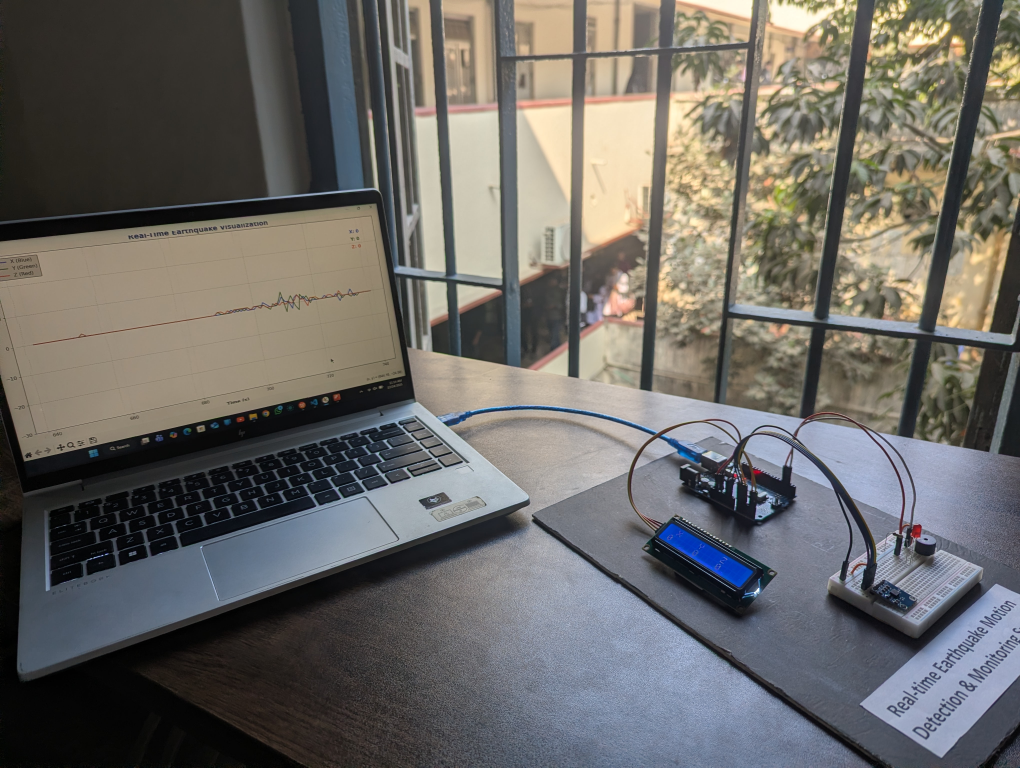
#> input picture images/live-visualization.jpg, 4080 x 3072 px (shown at 1/4 size); its folder holds only this picture in this run
$ python -i earthquake_visualizer.py   (imports and definitions only)
#> lines starting #> are read from the running program, lines starting #| are printed output that depends on the picture
import serial
import matplotlib.pyplot as plt
import matplotlib.animation as animation
from collections import deque
import time

# Serial port settings
serial_port = 'COM3'  # Replace with your actual COM port
baud_rate = 9600

# Initialize serial connection
ser = serial.Serial(serial_port, baud_rate, timeout=1)

# Data queues for X, Y, Z values
x_data = deque(maxlen=100)
y_data = deque(maxlen=100)
z_data = deque(maxlen=100)
time_data = deque(maxlen=100)  # Time axis

# Initialize time counter
time_counter = 0

# Flags for earthquake detection
earthquake_detected = False
alert_end_time = 0  # Timestamp for when the alert ends

# Last X, Y, Z values for real-time display
last_x = 0
last_y = 0
last_z = 0


def parse_serial_data(serial_line):
    """
    Parse the serial data string and extract X, Y, Z values.
    """
    global earthquake_detected, alert_end_time
    try:
        if "Earthquake Detected!" in serial_line:
            earthquake_detected = True
            alert_end_time = time.time() + 5  # Set alert duration to 5 seconds
            print("EARTHQUAKE DETECTED!")
        elif "Normal:" in serial_line:
            parts = serial_line.split('|')
            x_value = int(parts[0].split(':')[-1].strip())
            y_value = int(parts[1].split(':')[-1].strip())
            z_value = int(parts[2].split(':')[-1].strip())
            return x_value, y_value, z_value
    except (IndexError, ValueError) as e:
        print(f"Error parsing serial data: {e}")
    return None, None, None


def update_plot(frame):
    """
    Update the Matplotlib plot with new data.
    """
    global time_counter, earthquake_detected, alert_end_time, last_x, last_y, last_z

    # Read serial data
    if ser.in_waiting > 0:
        try:
            serial_line = ser.readline().decode('utf-8', errors='ignore').strip()  # Handle non-UTF-8 bytes
            print("Serial Line:", serial_line)

            x_value, y_value, z_value = parse_serial_data(serial_line)
            if x_value is not None and y_value is not None and z_value is not None:
                x_data.append(x_value)
                y_data.append(y_value)
                z_data.append(z_value)
                time_data.append(time_counter)
                time_counter += 1

                # Update the last X, Y, Z values
                last_x, last_y, last_z = x_value, y_value, z_value
        except Exception as e:
            print(f"Error reading serial data: {e}")

    # Clear axes
    ax.clear()

    # Plot X, Y, Z values with smooth curves
    ax.plot(time_data, x_data, label='X (Blue)', color='blue', linewidth=2, alpha=0.8)
    ax.plot(time_data, y_data, label='Y (Green)', color='green', linewidth=2, alpha=0.8)
    ax.plot(time_data, z_data, label='Z (Red)', color='red', linewidth=2, alpha=0.8)

    # Add earthquake alert
    if earthquake_detected:
        ax.set_title("⚠️ EARTHQUAKE DETECTED! ⚠️", fontsize=18, color='red', fontweight='bold')
        if time.time() > alert_end_time:
            earthquake_detected = False
    else:
        ax.set_title("Real-Time Earthquake Visualization", fontsize=16, color='darkblue', fontweight='bold')

    # Display real-time X, Y, Z values on the right side of the graph
    ax.text(0.92, 0.9, f"X: {last_x}", transform=ax.transAxes, fontsize=12, color='blue', fontweight='bold')
    ax.text(0.92, 0.85, f"Y: {last_y}", transform=ax.transAxes, fontsize=12, color='green', fontweight='bold')
    ax.text(0.92, 0.8, f"Z: {last_z}", transform=ax.transAxes, fontsize=12, color='red', fontweight='bold')

    # Add labels and legend
    ax.set_xlabel("Time (s)", fontsize=12, fontweight='bold')
    ax.set_ylabel("Acceleration (G)", fontsize=12, fontweight='bold')
    ax.legend(loc="upper left", fontsize=10, frameon=True, facecolor='lightgray', edgecolor='black')
    ax.grid(True, linestyle='--', alpha=0.6)
    ax.set_ylim(-30, 30)  # Adjust based on your data range


# Set up Matplotlib figure and axes
fig, ax = plt.subplots(figsize=(12, 6))

# Add a background color to the plot
# [2 lines not run here, left out]

# Create an animation
ani = animation.FuncAnimation(fig, update_plot, interval=100, cache_frame_data=False)  # Update every 100ms

# Show the plot
# [5 lines not run here, left out]

>>> import cv2
>>> picture = cv2.imread('images/live-visualization.jpg', cv2.IMREAD_GRAYSCALE)
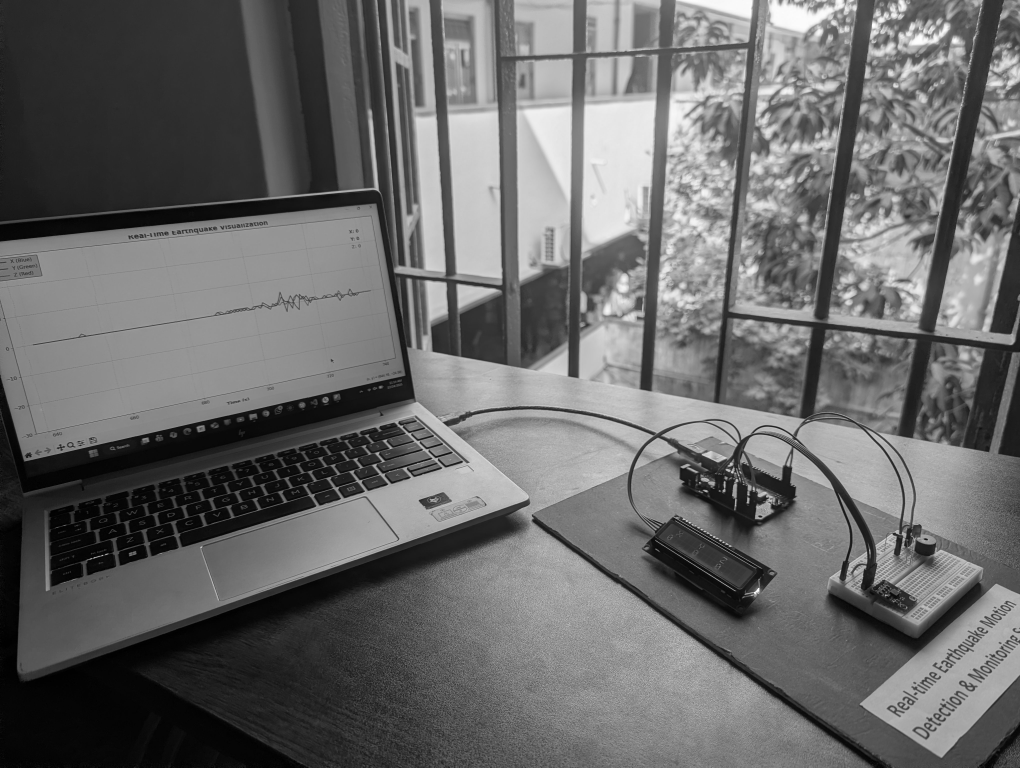
#> picture: shape (3072, 4080) (shown at 1/4 size); min 0, max 255, mean 105.6
#> (the run stopped early here; a loop or call above may not have finished)

$ run again, on images/sensor-setup.jpg
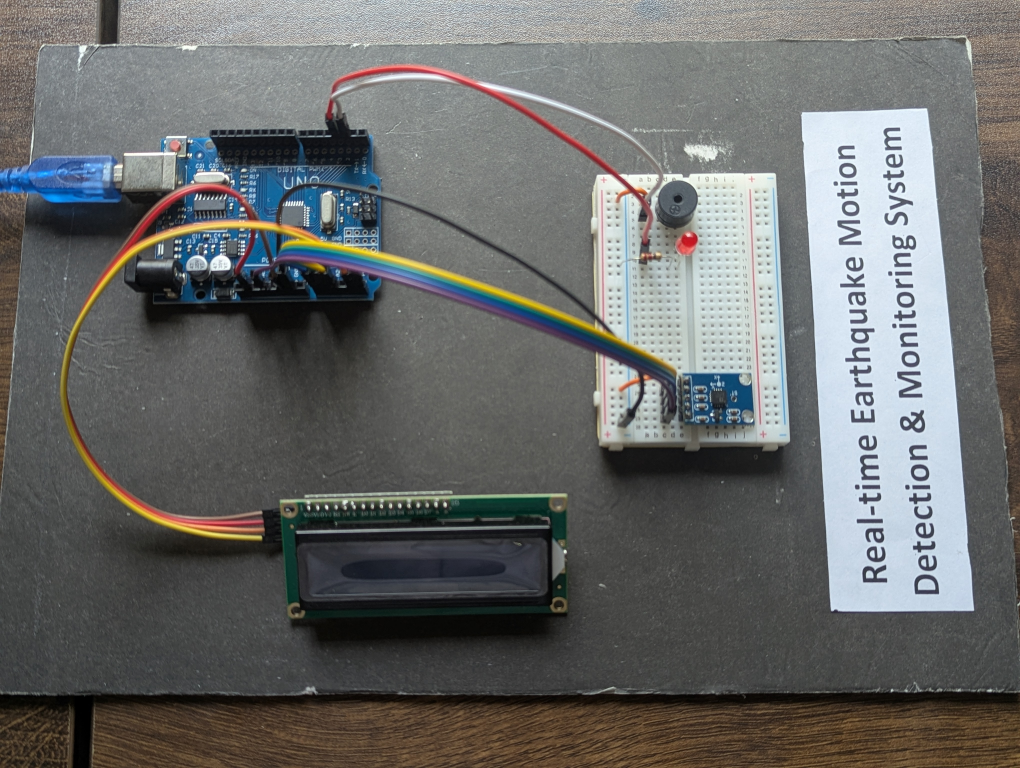
#> input picture images/sensor-setup.jpg, 4080 x 3072 px (shown at 1/4 size)
#> `picture = cv2.imread('images/live-visualization.jpg', cv2.IMREAD_GRAYS..`:
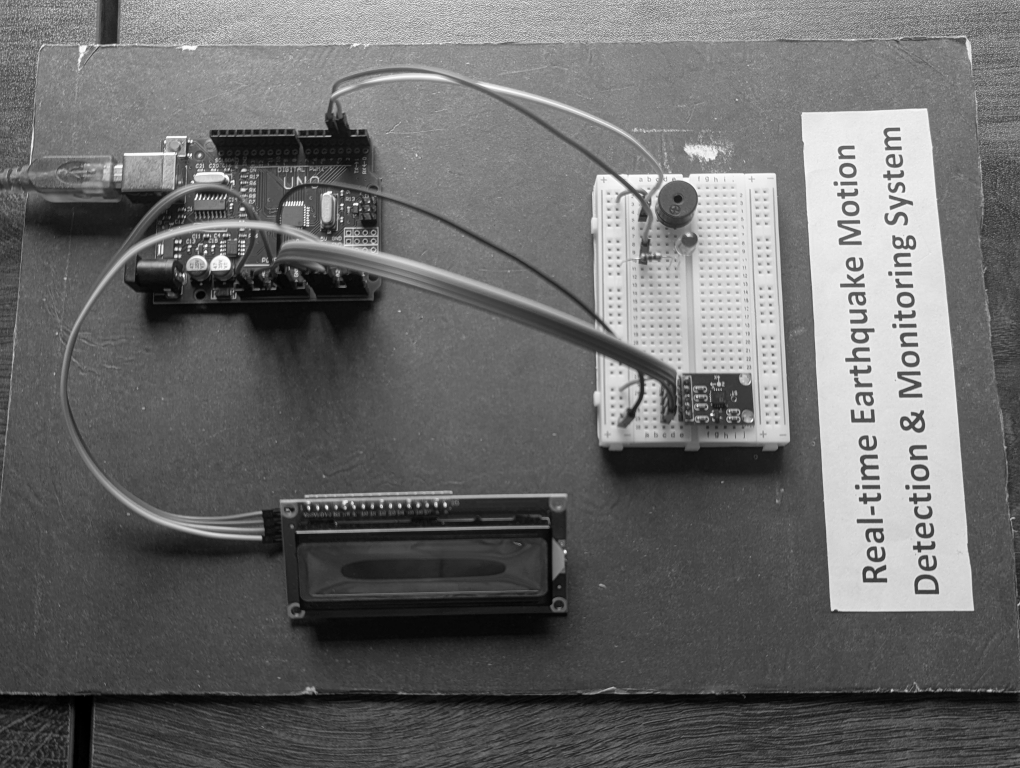
#> picture: shape (3072, 4080) (shown at 1/4 size); min 0, max 255, mean 105.5
